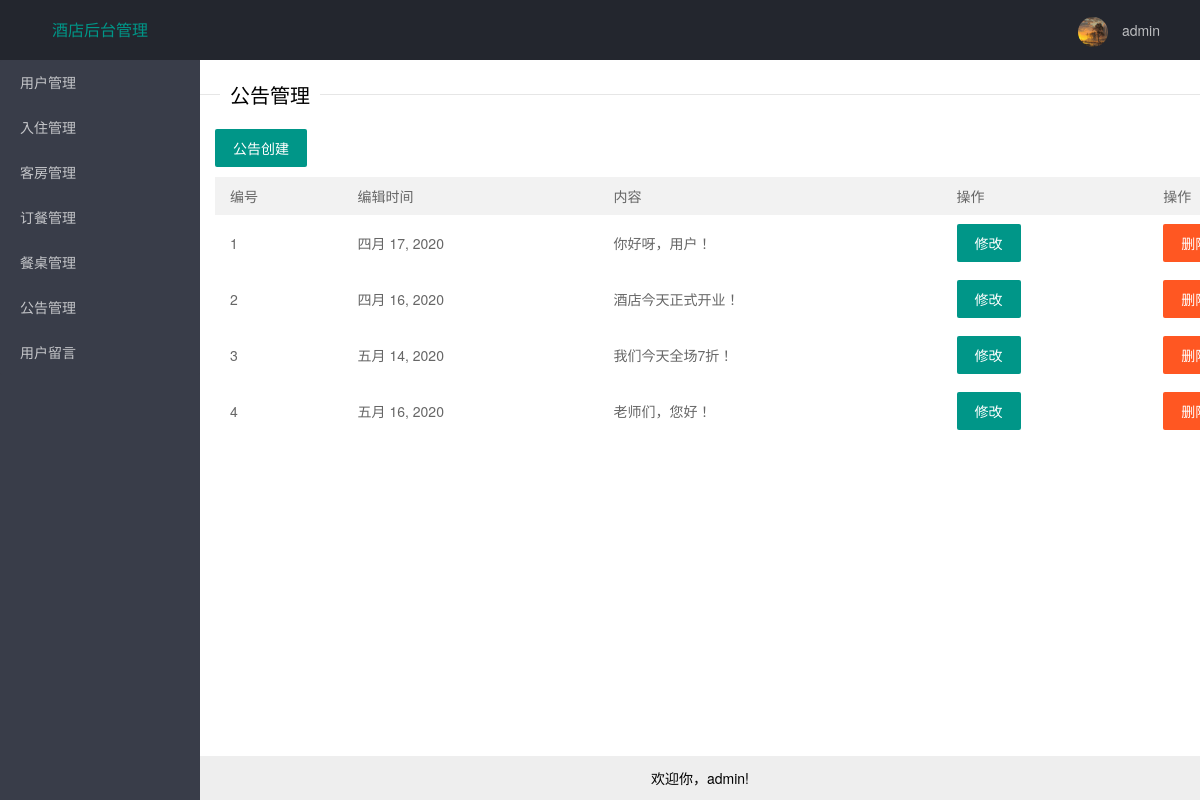
Screenshot of /noticemanage/ with the database file from the repository.
### mysite/models.py (models this page shows, shortened)
class NoticeInfo(models.Model):
    id = models.IntegerField(primary_key=True)
    noticetime = models.DateField(auto_now_add=True)
    noticecontent = models.CharField(max_length=100)

### mysite/views.py (the view)
# urls.py: path('noticemanage/',views.noticemanage,name="公告管理"),
def noticemanage(request):
    notice_this = models.NoticeInfo.objects.all()
    return render(request,'admin/noticemanage.html',locals())

### templates/admin/noticemanage.html (shortened to what this page needs)
{% extends 'base.html' %}
{% block content %}
    <div class="layui-body">
        <fieldset class="layui-elem-field layui-field-title" style="margin-top: 20px;">
            <legend>公告管理</legend>
        </fieldset>
     <div class="layui-container">
         <a href="{% url '公告创建' %}" class="layui-btn">公告创建</a>
            <table class="layui-table" lay-skin="nob">
                <thead>
                <tr>
                    <th>编号</th>
                    <th>编辑时间</th>
                    <th>内容</th>
                    <th>操作</th>
                    <th>操作</th>
                </tr>
                </thead>
                <tbody>
                {% for n in notice_this %}
                <tr>
                    <td>{{ forloop.counter }}</td>
                    <td>{{ n.noticetime }}</td>
                    <td>{{ n.noticecontent }}</td>
                    <td><a href="/noticemanage/{{ n.pk }}/change" class="layui-btn">修改</a></td>
                    <td><a href="/noticemanage/{{ n.pk }}/delete" class="layui-btn layui-btn-danger">删除</a></td>
                </tr>
                {% endfor %}
                </tbody>
            </table>
            </div>
    </div>
{% endblock %}

### mysite/static/layui/css/layui.css (style rules this page uses)
.layui-body,.layui-edge,.layui-elip { overflow:hidden }
.layui-btn,.layui-edge,.layui-inline,img { vertical-align:middle }
.layui-btn,.layui-disabled,.layui-icon,.layui-unselect { -moz-user-select:none;-webkit-user-select:none;-ms-user-select:none }
blockquote,body,button,dd,div,dl,dt,form,h1,h2,h3,h4,h5,h6,input,li,ol,p,pre,td,textarea,th,ul { margin:0;padding:0;-webkit-tap-highlight-color:rgba(0,0,0,0) }
table { border-collapse:collapse;border-spacing:0 }
body { line-height:24px;font:14px Helvetica Neue,Helvetica,PingFang SC,Tahoma,Arial,sans-serif }
a { color:#333;text-decoration:none }
.layui-body { position:absolute;left:200px;right:0;top:0;bottom:0;z-index:998;width:auto;overflow-y:auto;box-sizing:border-box }
.layui-layout-body { overflow:hidden }
.layui-layout-admin .layui-body { position:fixed;top:60px;bottom:44px }
.layui-container { position:relative;margin:0 auto;padding:0 15px;box-sizing:border-box }
@media screen and (min-width:768px) { .layui-container { width:750px } }
@media screen and (min-width:992px) { .layui-container { width:970px } }
@media screen and (min-width:1200px) { .layui-container { width:1170px } }
.layui-btn,.layui-input,.layui-select,.layui-textarea,.layui-upload-button { outline:0;-webkit-appearance:none;transition:all .3s;-webkit-transition:all .3s;box-sizing:border-box }
.layui-elem-field { margin-bottom:10px;padding:0;border-width:1px;border-style:solid }
.layui-elem-field legend { margin-left:20px;padding:0 10px;font-size:20px;font-weight:300 }
.layui-field-title { margin:10px 0 20px;border-width:1px 0 0 }
.layui-badge-rim,.layui-colla-content,.layui-colla-item,.layui-collapse,.layui-elem-field,.layui-form-pane .layui-form-item[pane],.layui-form-pane .layui-form-label,.layui-input,.layui-layedit,.layui-layedit-tool,.layui-quote-nm,.layui-select,.layui-tab-bar,.layui-tab-card,.layui-tab-title,.layui-tab-title .layui-this:after,.layui-textarea { border-color:#e6e6e6 }
.layui-btn { display:inline-block;height:38px;line-height:38px;padding:0 18px;background-color:#009688;color:#fff;white-space:nowrap;text-align:center;font-size:14px;border:none;border-radius:2px;cursor:pointer }
.layui-btn-danger { background-color:#FF5722 }
.layui-table,.layui-table-view { margin:10px 0 }
.layui-table { width:100%;background-color:#fff;color:#666 }
.layui-table tr { transition:all .3s;-webkit-transition:all .3s }
.layui-table th { text-align:left;font-weight:400 }
.layui-table tbody tr:hover,.layui-table thead tr,.layui-table-click,.layui-table-header,.layui-table-hover,.layui-table-mend,.layui-table-patch,.layui-table-tool,.layui-table-total,.layui-table-total tr,.layui-table[lay-even] tr:nth-child(even) { background-color:#f2f2f2 }
.layui-table td,.layui-table th,.layui-table-col-set,.layui-table-fixed-r,.layui-table-grid-down,.layui-table-header,.layui-table-page,.layui-table-tips-main,.layui-table-tool,.layui-table-total,.layui-table-view,.layui-table[lay-skin=line],.layui-table[lay-skin=row] { border-width:1px;border-style:solid;border-color:#e6e6e6 }
.layui-table td,.layui-table th { position:relative;padding:9px 15px;min-height:20px;line-height:20px;font-size:14px }
.layui-table[lay-skin=nob] td,.layui-table[lay-skin=nob] th { border:none }

### rows the page displays
NoticeInfo: noticetime "四月 17, 2020", noticecontent "你好呀，用户！"
NoticeInfo: noticetime "四月 16, 2020", noticecontent "酒店今天正式开业！"
NoticeInfo: noticetime "五月 14, 2020", noticecontent "我们今天全场7折！"
NoticeInfo: noticetime "五月 16, 2020", noticecontent "老师们，您好！"
